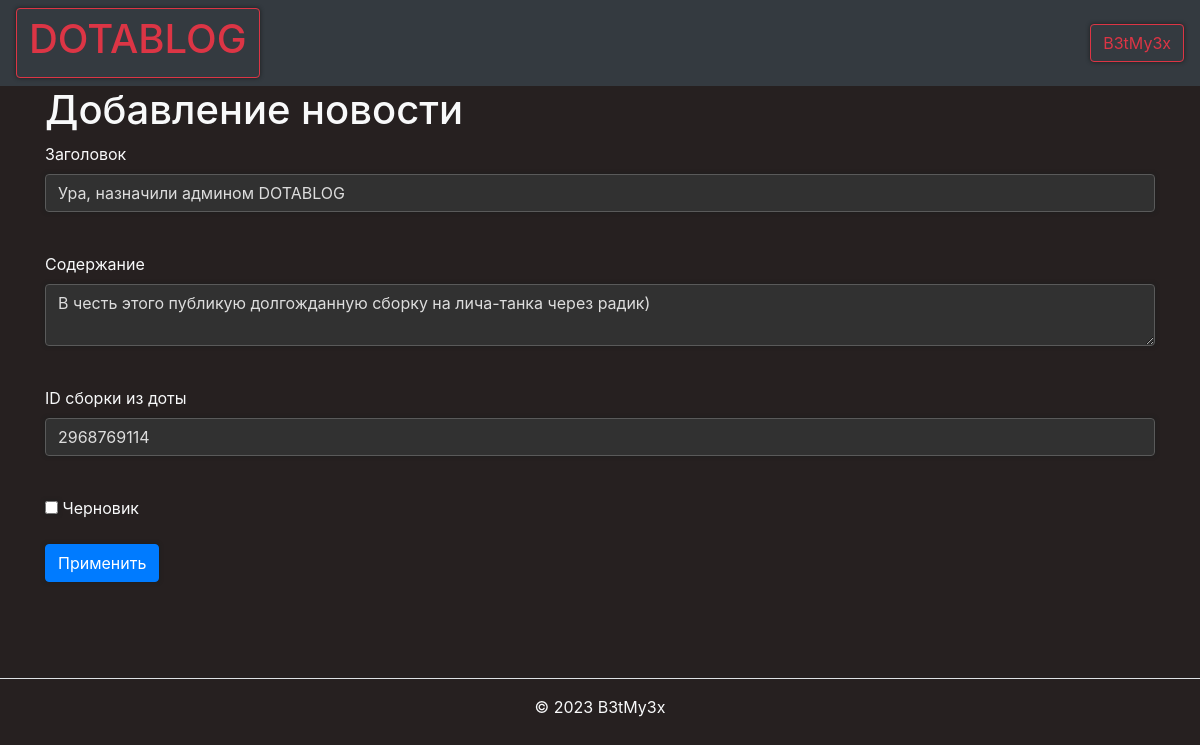
Page /news_edit/10 (signed in) on the earlier database version.
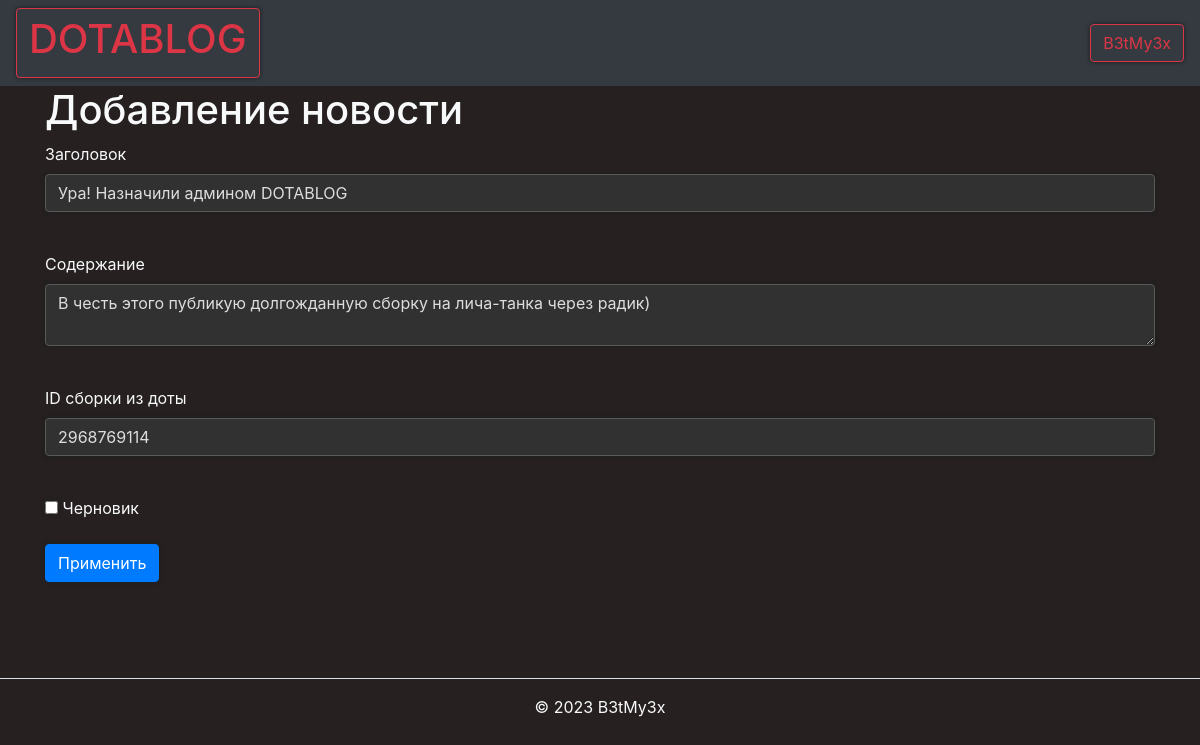
Same page on the later database version.
### data/news.py (models this page shows)
class News(SqlAlchemyBase):
    __tablename__ = 'news'
    categories = orm.relationship("Category",
                                  secondary="association",
                                  backref="news")
    id = sqlalchemy.Column(sqlalchemy.Integer,
                           primary_key=True, autoincrement=True)
    title = sqlalchemy.Column(sqlalchemy.String, nullable=True)
    content = sqlalchemy.Column(sqlalchemy.String, nullable=True)
    created_date = sqlalchemy.Column(sqlalchemy.DateTime,
                                     default=datetime.datetime.now)
    is_private = sqlalchemy.Column(sqlalchemy.Boolean, default=True)
    user_id = sqlalchemy.Column(sqlalchemy.Integer,
                                sqlalchemy.ForeignKey("users.id"))
    build = sqlalchemy.Column(sqlalchemy.String, nullable=True)
    user = orm.relationship('User')

### main.py (the view, shortened to what this page needs)
@app.route('/news_edit/<int:id>', methods=['GET', 'POST'])
@login_required
def news_edit(id):
    form = NewsForm()
    if request.method == "GET":
        db_sess = db_session.create_session()
        news = db_sess.query(News).filter(News.id == id,
                                          News.user == current_user
                                          ).first()
        news1 = db_sess.query(News).filter(News.id == id).first()
        if news or is_admin():
            form.title.data = news1.title
            form.content.data = news1.content
            form.build.data = news1.build
            form.is_private.data = news1.is_private
        else:
            abort(404)
    return render_template('news_edit.html',
                           title='Редактирование новости',
                           form=form
                           )

### data/news.py
class NewsForm(FlaskForm):
    title = StringField('Заголовок', validators=[DataRequired()])
    content = TextAreaField("Содержание")
    build = StringField("ID сборки из доты")
    is_private = BooleanField("Черновик")
    submit = SubmitField("Применить")

### data/db_session.py (called while the page is built)
def create_session() -> Session:
    global __factory
    return __factory()

### main.py (called while the page is built)
def is_admin():
    db_sess = db_session.create_session()
    user = db_sess.query(User).filter(User.id == current_user.get_id()).first()
    print(str(type(user)))
    if str(type(user)) == "<class 'NoneType'>":
        print(False)
        return False
    elif user.role == "admin":
        print(True)
        return True
    return False

@login_manager.user_loader
def load_user(user_id):
    db_sess = db_session.create_session()
    return db_sess.query(User).get(user_id)

### templates/news_edit.html (shortened to what this page needs)
{% extends "base.html" %}
{% block content %}
<h1>Добавление новости</h1>
<form action="" method="post">
    <p>
        {{ form.title.label }}<br>
        {{ form.title(class="form-control") }}<br>
    </p>
    <p>
        {{ form.content.label }}<br>
        {{ form.content(class="form-control") }}<br>
    </p>
    <p>
        {{ form.build.label }}<br>
        {{ form.build(class="form-control") }}<br>
    </p>
    <p>{{ form.is_private() }} {{ form.is_private.label }}</p>
    <p>{{ form.submit(type="submit", class="btn btn-primary") }}</p>
    <br>
</form>
{% endblock %}

Differences in the rows shown:
changed News "В честь этого публикую долгожданную сборку на лича-танка через радик)": title "Ура, назначили админом DOTABLOG" → "Ура! Назначили админом DOTABLOG"
